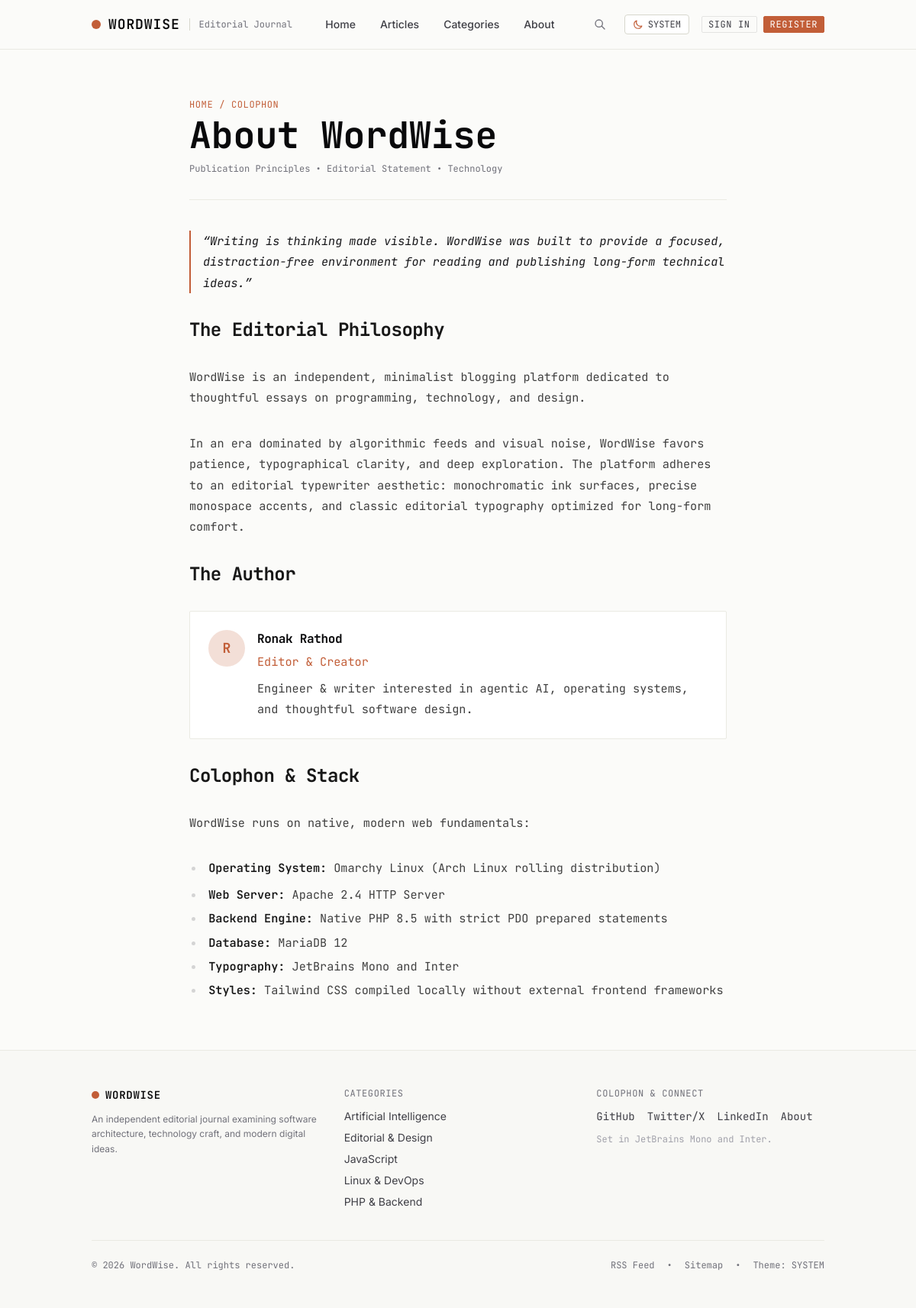
Page /about.php on the committed database.
### tables this page shows
CREATE TABLE `settings` (
  `setting_key` varchar(100) NOT NULL,
  `setting_value` text DEFAULT NULL,
  `setting_group` varchar(50) NOT NULL DEFAULT 'general',
  `updated_at` timestamp NULL DEFAULT current_timestamp() ON UPDATE current_timestamp(),
  PRIMARY KEY (`setting_key`)
);

CREATE TABLE `categories` (
  `cat_id` int(11) NOT NULL AUTO_INCREMENT,
  `cat_title` varchar(255) NOT NULL,
  `cat_slug` varchar(255) NOT NULL,
  `cat_description` text DEFAULT NULL,
  PRIMARY KEY (`cat_id`),
  UNIQUE KEY `cat_slug` (`cat_slug`)
);

### includes/db.php (called while the page is built, shortened)
<?php
require_once __DIR__ . '/env.php';
$db_host = env('DB_HOST', 'localhost');
$db_user = env('DB_USER', 'root');
$db_pass = env('DB_PASS', '');
$db_name = env('DB_NAME', 'wordwise');
try {
    $dsn = "mysql:host={$db_host};dbname={$db_name};charset=utf8mb4";
    $options = [
        PDO::ATTR_ERRMODE            => PDO::ERRMODE_EXCEPTION,
        PDO::ATTR_DEFAULT_FETCH_MODE => PDO::FETCH_ASSOC,
        PDO::ATTR_EMULATE_PREPARES   => false,
    ];
    $pdo = new PDO($dsn, $db_user, $db_pass, $options);
} catch (PDOException $e) {
    die("Database PDO connection error: " . $e->getMessage());
}
function db_query(string $sql, array $params = []): PDOStatement {
    global $pdo;
    $stmt = $pdo->prepare($sql);
    $stmt->execute($params);
    return $stmt;
}
function db_fetch_all(string $sql, array $params = []): array {
    return db_query($sql, $params)->fetchAll();
}
function db_fetch_one(string $sql, array $params = []): ?array {
    $result = db_query($sql, $params)->fetch();
    return $result ?: null;
}
function get_setting(string $key, string $default = ''): string {
    $row = db_fetch_one("SELECT setting_value FROM settings WHERE setting_key = ?", [$key]);
    return $row['setting_value'] ?? $default;
}
require_once __DIR__ . '/security.php';

### includes/security.php (called while the page is built, shortened)
<?php
function e($value): string {
    return htmlspecialchars((string)($value ?? ''), ENT_QUOTES, 'UTF-8');
}

### about.php (the view, shortened to what this page needs)
<?php
require_once __DIR__ . '/includes/db.php';
$authorName = get_setting('author_name', 'Ronak Rathod');
$authorBio = get_setting('author_bio', 'Engineer & writer interested in operating systems, agentic AI, and thoughtful software design.');
$siteDescription = get_setting('site_description', 'WordWise is an independent, minimalist blogging platform dedicated to thoughtful essays on programming, technology, and design.');
include __DIR__ . '/includes/header.php';
include __DIR__ . '/includes/navigation.php';
?>
<main class="flex-grow py-16">
  <div class="max-w-3xl mx-auto px-4 sm:px-6 lg:px-8">
    <div class="border-b border-paper-200 dark:border-paper-800 pb-8 mb-10">
      <div class="flex items-center space-x-2 font-mono text-xs text-accent uppercase tracking-wider mb-2">
        <a href="/" class="hover:underline">Home</a>
        <span>/</span>
        <span>Colophon</span>
      </div>
      <h1 class="text-4xl sm:text-5xl font-mono font-bold text-ink-950 dark:text-ink-50 mb-3">
        About WordWise
      </h1>
      <p class="font-mono text-xs text-ink-500">
        Publication Principles &bull; Editorial Statement &bull; Technology
      </p>
    </div>
    <div class="prose prose-neutral dark:prose-invert max-w-none font-mono text-base leading-relaxed text-ink-800 dark:text-ink-200 space-y-8">
      <p class="text-lg leading-relaxed text-ink-900 dark:text-ink-100 font-mono italic border-l-2 border-accent pl-4">
        &ldquo;Writing is thinking made visible. WordWise was built to provide a focused, distraction-free environment for reading and publishing long-form technical ideas.&rdquo;
      </p>
      <h2>The Editorial Philosophy</h2>
      <p>
        <?php echo e($siteDescription); ?>
      </p>
      <p>
        In an era dominated by algorithmic feeds and visual noise, WordWise favors patience, typographical clarity, and deep exploration. The platform adheres to an editorial typewriter aesthetic: monochromatic ink surfaces, precise monospace accents, and classic editorial typography optimized for long-form comfort.
      </p>
      <h2>The Author</h2>
      <div class="editorial-card p-6 rounded-sm not-prose flex items-start space-x-4 my-6">
        <div class="w-12 h-12 rounded-full bg-accent/20 flex-shrink-0 flex items-center justify-center font-mono font-bold text-lg text-accent">
          <?php echo strtoupper(substr($authorName, 0, 1)); ?>
        </div>
        <div class="space-y-1">
          <h3 class="font-mono font-bold text-base text-ink-950 dark:text-ink-50"><?php echo e($authorName); ?></h3>
          <p class="font-mono text-xs text-accent">Editor &amp; Creator</p>
          <p class="font-mono text-xs text-ink-600 dark:text-ink-300 pt-1 leading-relaxed">
            <?php echo e($authorBio); ?>
          </p>
        </div>
      </div>
      <h2>Colophon &amp; Stack</h2>
      <p>
        WordWise runs on native, modern web fundamentals:
      </p>
      <ul class="font-mono text-xs space-y-1 text-ink-600 dark:text-ink-300">
        <li><strong>Operating System:</strong> Omarchy Linux (Arch Linux rolling distribution)</li>
        <li><strong>Web Server:</strong> Apache 2.4 HTTP Server</li>
        <li><strong>Backend Engine:</strong> Native PHP 8.5 with strict PDO prepared statements</li>
        <li><strong>Database:</strong> MariaDB 12</li>
        <li><strong>Typography:</strong> JetBrains Mono and Inter</li>
        <li><strong>Styles:</strong> Tailwind CSS compiled locally without external frontend frameworks</li>
      </ul>
    </div>
  </div>
</main>
<?php include __DIR__ . '/includes/footer.php'; ?>

### includes/footer.php (shortened to what this page needs)
<?php
$footerCategories = db_fetch_all("SELECT * FROM categories ORDER BY cat_title ASC LIMIT 5");
$twitter = get_setting('social_twitter', '#');
$github = get_setting('social_github', 'https://github.com/realronak/WordWise');
$linkedin = get_setting('social_linkedin', '#');
?>
<footer class="border-t border-paper-200 dark:border-paper-800 bg-paper-100/60 dark:bg-paper-900/40 mt-auto transition-colors duration-200 no-print">
  <div class="max-w-5xl mx-auto px-4 sm:px-6 lg:px-8 py-12">
    <div class="grid grid-cols-1 md:grid-cols-3 gap-8">
      <div class="space-y-3">
        <div class="flex items-center space-x-2">
          <span class="w-2.5 h-2.5 rounded-full bg-accent inline-block"></span>
          <span class="font-mono text-sm font-semibold tracking-wider text-ink-950 dark:text-ink-50 uppercase">WordWise</span>
        </div>
        <p class="text-xs text-ink-500 dark:text-ink-400 font-sans leading-relaxed">
          An independent editorial journal examining software architecture, technology craft, and modern digital ideas.
        </p>
      </div>
      <div>
        <h4 class="font-mono text-xs uppercase tracking-wider text-ink-500 dark:text-ink-400 mb-3">Categories</h4>
        <ul class="space-y-2 text-sm">
          <?php foreach ($footerCategories as $cat): ?>
            <li>
              <a href="/articles.php?category=<?php echo urlencode($cat['cat_slug']); ?>" class="text-ink-700 dark:text-ink-300 hover:text-accent dark:hover:text-accent-dark transition-colors">
                <?php echo e($cat['cat_title']); ?>
              </a>
            </li>
          <?php endforeach; ?>
        </ul>
      </div>
      <div class="space-y-3">
        <h4 class="font-mono text-xs uppercase tracking-wider text-ink-500 dark:text-ink-400 mb-3">Colophon & Connect</h4>
        <div class="flex space-x-4 text-sm font-mono">
          <a href="<?php echo e($github); ?>" target="_blank" rel="noopener noreferrer" class="text-ink-700 dark:text-ink-300 hover:text-accent">GitHub</a>
          <a href="<?php echo e($twitter); ?>" target="_blank" rel="noopener noreferrer" class="text-ink-700 dark:text-ink-300 hover:text-accent">Twitter/X</a>
          <a href="<?php echo e($linkedin); ?>" target="_blank" rel="noopener noreferrer" class="text-ink-700 dark:text-ink-300 hover:text-accent">LinkedIn</a>
          <a href="/about.php" class="text-ink-700 dark:text-ink-300 hover:text-accent">About</a>
        </div>
        <p class="font-mono text-xs text-ink-400 dark:text-ink-500">
          Set in JetBrains Mono and Inter.
        </p>
      </div>
    </div>
    <div class="border-t border-paper-200 dark:border-paper-800 mt-10 pt-6 flex flex-col sm:flex-row items-center justify-between text-xs font-mono text-ink-500 dark:text-ink-400">
      <p>&copy; <?php echo date('Y'); ?> WordWise. All rights reserved.</p>
      <div class="flex items-center space-x-4 mt-2 sm:mt-0">
        <a href="/rss.php" class="hover:text-accent">RSS Feed</a>
        <span>&bull;</span>
        <a href="/sitemap.xml" class="hover:text-accent">Sitemap</a>
        <span>&bull;</span>
        <button type="button" onclick="window.WordWiseTheme.cycle()" class="hover:text-accent">
          Theme: <span data-theme-indicator>SYSTEM</span>
        </button>
      </div>
    </div>
  </div>
</footer>
</body>
</html>

### rows in the picture
settings: setting_value "WordWise is an independent, minimalist blogging platform dedicated to thoughtful essays on programming, technology, and design."
settings: setting_value "R", setting_value "Ronak Rathod"
settings: setting_value "Engineer & writer interested in agentic AI, operating systems, and thoughtful software design."
categories: cat_title "Artificial Intelligence"
categories: cat_title "Editorial & Design"
categories: cat_title "JavaScript"
categories: cat_title "Linux & DevOps"
categories: cat_title "PHP & Backend"
